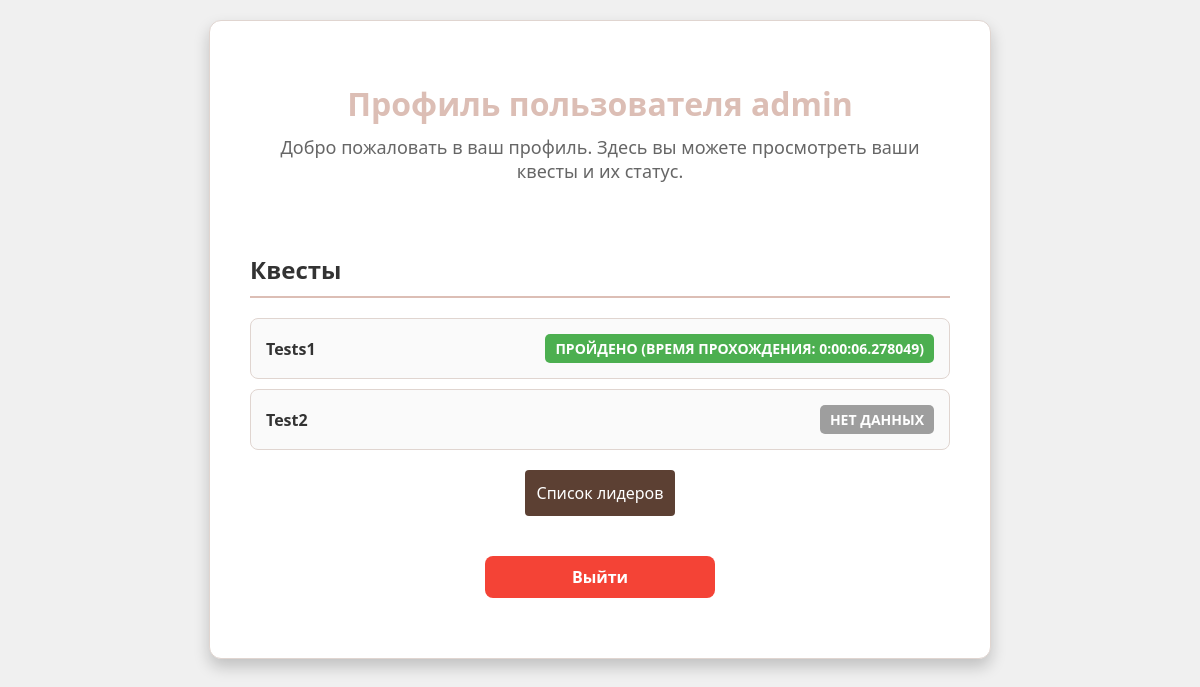
The app's page /accounts/profile/ (signed in) with its own data.
### accounts/models.py (models this page shows, shortened)
class CustomUser(AbstractUser):
    first_name = models.CharField(max_length=30, blank=True, null=True)
    last_name = models.CharField(max_length=30, blank=True, null=True)
    phone_number = models.CharField(
        max_length=15,
        blank=True,
        null=True,
        unique=True,  # Обеспечивает уникальность значений в этом поле
        validators=[
            RegexValidator(regex=r'^\+?1?\d{9,15}$', message="Номер телефона должен быть введен в правильном формате.")
        ]
    )
    quests = models.ManyToManyField('Quest', through='QuestProgress', related_name='users', blank=True)
    CLASS_CHOICES = [(str(i), str(i)) for i in range(4, 12)]
    class_user = models.CharField(max_length=2, choices=CLASS_CHOICES,default='5', blank=False, null=False)

class Quest(models.Model):
    title = models.CharField(max_length=200)

### accounts/views.py (the view)
# urls.py: path('profile/', profile, name='profile'),  # Профиль пользователя
@login_required
def profile(request):
    user = request.user
    quests = Quest.objects.all()
    quest_status = []
    for quest in quests:
        quest_progress = QuestProgress.objects.filter(user=user, quest=quest).first()
        if quest_progress:
            if quest_progress.is_completed:
                status = "Пройдено"
                duration = quest_progress.get_duration()
                if duration:
                    status += f" (Время прохождения: {duration})"
            else:
                status = "Не пройдено"
        else:
            status = "Нет данных"
        quest_status.append((quest, status))
    return render(request, 'accounts/profile.html', {
        'user': user,
        'quest_status': quest_status,
    })

### accounts/models.py (called while the page is built)
    def get_duration(self):
        if self.started_at and self.completed_at:
            return self.completed_at - self.started_at
        return None

### accounts/templates/accounts/profile.html (shortened to what this page needs)
<!DOCTYPE html>
<html lang="ru">
<head>
</head>
<body>
    <div class="profile-container">
        <div class="profile-header">
            <h1>Профиль пользователя {{ user.username }}</h1>
            <p>Добро пожаловать в ваш профиль. Здесь вы можете просмотреть ваши квесты и их статус.</p>
        </div>
        <div class="quest-section">
            <h2>Квесты</h2>
            <ul class="quest-list">
                {% for quest, status in quest_status %}
                    <li>
                        <a href="{% url 'start_quest' quest.id %}">{{ quest.title }}</a>
                        <span class="status
                            {% if 'Пройдено' in status %}completed
                            {% elif 'Не пройдено' in status %}not-completed
                            {% else %}in-progress
                            {% endif %}">{{ status }}</span>
                    </li>
                {% endfor %}
            </ul>
        </div>
        <a href="{% url 'top_user' %}" class="btn-top-user">Список лидеров</a>
        <a href="{% url 'logout' %}" class="logout-button">Выйти</a>
    </div>
</body>
</html>

### accounts/templates/accounts/profile.html (style rules this page uses)
body { font-family: 'Segoe UI', Tahoma, Geneva, Verdana, sans-serif; margin: 0; padding: 0; background-color: #F0F0F0; display: flex; flex-direction: column; min-height: 10vh; }
.profile-container { background-color: #FFFFFF; border-radius: 12px; box-shadow: 0 8px 16px rgba(0, 0, 0, 0.2); max-width: 700px; margin: 20px auto; padding: 40px; border: 1px solid #E0D5D0; overflow: hidden; display: flex; flex-direction: column; flex: 1; position: relative; }
.profile-header { text-align: center; margin-bottom: 30px; }
.profile-header h1 { color: #DCBEB5; font-size: 32px; margin-bottom: 10px; font-weight: 600; animation: fadeIn 1.5s ease-in-out; }
.profile-header p { color: #666666; font-size: 18px; margin: 0; }
.quest-section { margin-top: 20px; flex: 1; }
.quest-section h2 { color: #333333; margin-bottom: 20px; font-size: 24px; border-bottom: 2px solid #DCBEB5; padding-bottom: 10px; }
.quest-list { list-style: none; padding: 0; margin: 0; }
.quest-list li { background-color: #FAFAFA; border-radius: 8px; padding: 15px; margin-bottom: 10px; border: 1px solid #E0D5D0; display: flex; justify-content: space-between; align-items: center; font-size: 16px; }
.quest-list a { color: #333333; text-decoration: none; font-weight: bold; }
.status { font-weight: bold; padding: 5px 10px; border-radius: 5px; font-size: 14px; text-transform: uppercase; }
.status.completed { color: #FFFFFF; background-color: #4CAF50; }
.status.in-progress { color: #FFFFFF; background-color: #9E9E9E; }
.logout-button { margin: 20px auto; padding: 10px 15px; background-color: #F44336; color: #FFFFFF; text-align: center; border-radius: 8px; text-decoration: none; font-weight: bold; font-size: 16px; transition: background-color 0.3s ease, transform 0.3s ease; display: block; width: 200px; }
.btn-top-user { display: block; background-color: #5C4033; color: #fff; text-align: center; padding: 12px; border-radius: 4px; text-decoration: none; font-size: 16px; margin: 10px auto 20px auto; transition: background-color 0.3s ease; max-width: 600px; }

### records on screen
CustomUser: username "admin"
Quest: title "Tests1", status "ПРОЙДЕНО (ВРЕМЯ ПРОХОЖДЕНИЯ: 0:00:06.278049)"
Quest: title "Test2", status "НЕТ ДАННЫХ"
